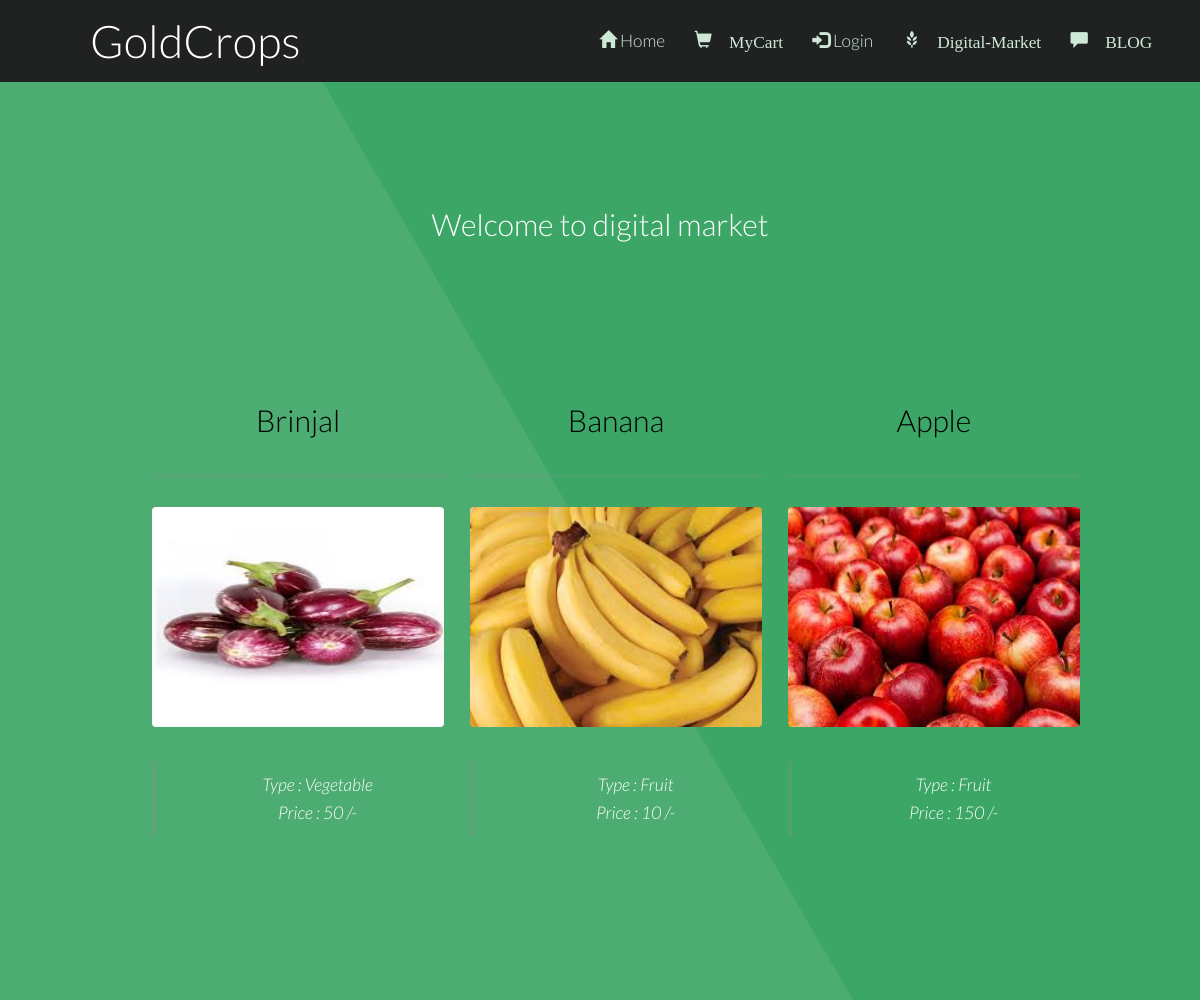
/productMenu.php, run on the app's committed database.
### tables this page shows
CREATE TABLE `fproduct` (
  `fid` int(255) NOT NULL,
  `pid` int(255) NOT NULL,
  `product` varchar(255) NOT NULL,
  `pcat` varchar(255) NOT NULL,
  `pinfo` varchar(255) NOT NULL,
  `price` float NOT NULL,
  `pimage` varchar(255) NOT NULL DEFAULT 'blank.png',
  `picStatus` int(10) NOT NULL DEFAULT 0
);

### productMenu.php (the view, shortened to what this page needs)
<?php
	require 'db.php';
?>
<!DOCTYPE html>
<html lang="en">
	<head>
		<link href="bootstrap\css\bootstrap.min.css" rel="stylesheet">
		<link rel="stylesheet" href="login.css"/>
	</head>
	<body class>
		<?php
			require 'menu.php';
		?>
			<section id="main" class="wrapper style1 align-center" >
				<div class="container">
						<h2>Welcome to digital market</h2>
				<section id="two" class="wrapper style2 align-center">
				<div class="container">
				<?php
					if(!isset($_GET['type']) OR $_GET['type'] == "all")
					{
					 	$sql = "SELECT * FROM fproduct WHERE 1";
					}
					$result = mysqli_query($conn, $sql);
					?>
					<div class="row">
					<?php
						while($row = $result->fetch_array()):
							$picDestination = "images/productImages/".$row['pimage'];
						?>
							<div class="col-md-4">
							<section>
							<strong><h2 class="title" style="color:black; "><?php echo $row['product'].'';?></h2></strong>
							<a href="review.php?pid=<?php echo $row['pid'] ;?>" > <img class="image fit" src="<?php echo $picDestination;?>" height="220px;"  /></a>
							<div style="align: left">
							<blockquote><?php echo "Type : ".$row['pcat'].'';?><br><?php echo "Price : ".$row['price'].' /-';?><br></blockquote>
						</section>
						</div>
						<?php endwhile;	?>
					</div>
			</section>
			</section>
	</body>
</html>

### menu.php
<?php
	if(isset($_SESSION['logged_in']) AND $_SESSION['logged_in'] == 1)
	{
		$loginProfile = "My Profile: ". $_SESSION['Username'];
		$logo = "glyphicon glyphicon-user";
		if($_SESSION['Category']!= 1)
		{
			$link = "Login/profile.php";
		}
		else {
				$link = "profileView.php";
		}
	}
	else
	{
		$loginProfile = "Login";
		$link = "index.php";
		$logo = "glyphicon glyphicon-log-in";
	}
?>
<!DOCTYPE html>
			<header id="header">
				<h1><a href="index.php">GoldCrops</a></h1>
				<nav id="nav">
					<ul>
						<li><a href="index.php"><span class="glyphicon glyphicon-home"></span> Home</a></li>
						<li><a href="myCart.php"><span class="glyphicon glyphicon-shopping-cart"> MyCart</a></li>
						<li><a href="<?= $link; ?>"><span class="<?php echo $logo; ?>"></span><?php echo" ". $loginProfile; ?></a></li>
						<li><a href="market.php"><span class="glyphicon glyphicon-grain"> Digital-Market</a></li>
						<li><a href="blogView.php"><span class="glyphicon glyphicon-comment"> BLOG</a></li>
					</ul>
				</nav>
			</header>
	</body>
</html>

### login.css (style rules this page uses)
.container { padding: 16px; }

### css/style.css (style rules this page uses)
body { background: #fff; }
body, input, select, textarea { color: #444; font-family: "Lato", Helvetica, sans-serif; font-size: 15pt; font-weight: 300; line-height: 1.65em; }
a { color: #4dac71; text-decoration: underline; }
strong, b { color: #666; font-weight: 400; }
h1, h2, h3, h4, h5, h6 { color: #666; font-weight: 300; line-height: 1em; margin: 0 0 1em 0; }
h1 a, h2 a, h3 a, h4 a, h5 a, h6 a { color: inherit; text-decoration: none; }
h2 { font-size: 1.75em; line-height: 1.5em; }
blockquote { border-left: solid 4px rgba(144, 144, 144, 0.25); font-style: italic; margin: 0 0 2em 0; padding: 0.5em 0 0.5em 2em; }
.align-center { text-align: center; }
.image { border-radius: 4px; border: 0; display: inline-block; position: relative; }
.image.fit { display: block; margin: 0 0 2em 0; width: 100%; }
ul { list-style: disc; margin: 0 0 2em 0; padding-left: 1em; }
ul li { padding-left: 0.5em; }
#header { background-color: #202222; color: #ffffff; cursor: default; height: 4.75em; line-height: 4.75em; width: 100%; z-index: 10000; }
#header h1 { color: #ffffff; height: inherit; left: 2.5em; line-height: inherit; margin: 0; padding: 0; position: absolute; top: 0; }
#header h1 a { font-size: 1.25em; }
#header nav { height: inherit; line-height: inherit; position: absolute; right: 2.75em; top: 0; vertical-align: middle; }
#header nav > ul { list-style: none; margin: 0; padding-left: 0; }
#header nav > ul > li { border-radius: 4px; display: inline-block; margin-left: 1.5em; padding-left: 0; }
#header nav > ul > li a { -moz-transition: color 0.2s ease-in-out; -webkit-transition: color 0.2s ease-in-out; -o-transition: color 0.2s ease-in-out; -ms-transition: color 0.2s ease-in-out; transition: color 0.2s ease-in-out; color: #cee8d8; display: inline-block; text-decoration: none; }
#header nav > ul > li:first-child { margin-left: 0; }
.wrapper { padding: 6em 0em 4em; }
.wrapper.style1 { background-color: #3ba666; -moz-background-image: linear-gradient(60deg, #4dac71 50%, #3ba666 50%); -webkit-background-image: linear-gradient(60deg, #4dac71 50%, #3ba666 50%); -o-background-image: linear-gradient(60deg, #4dac71 50%, #3ba666 50%); -ms-background-image: linear-gradient(60deg, #4dac71 50%, #3ba666 50%); background-image: linear-gradient(60deg, #4dac71 50%, #3ba666 50%); color: #ffffff; }
.wrapper.style1 h2 { color: #ffffff; }
.wrapper.style2 .title, .wrapper.style2 header { border-bottom: medium double rgba(144, 144, 144, 0.25); padding-bottom: 1em; }

### css/style-xlarge.css (style rules this page uses)
body, input, select, textarea { font-size: 13pt; }

### css/style-large.css (style rules this page uses)
body, input, select, textarea { font-size: 13pt; }

### data on the page
fproduct: product "Brinjal", pimage (picture), pcat "Vegetable", price "50"
fproduct: product "Banana", pimage (picture), pcat "Fruit", price "10"
fproduct: product "Apple", pimage (picture), pcat "Fruit", price "150"

### other printed values
$loginProfile "Login"
